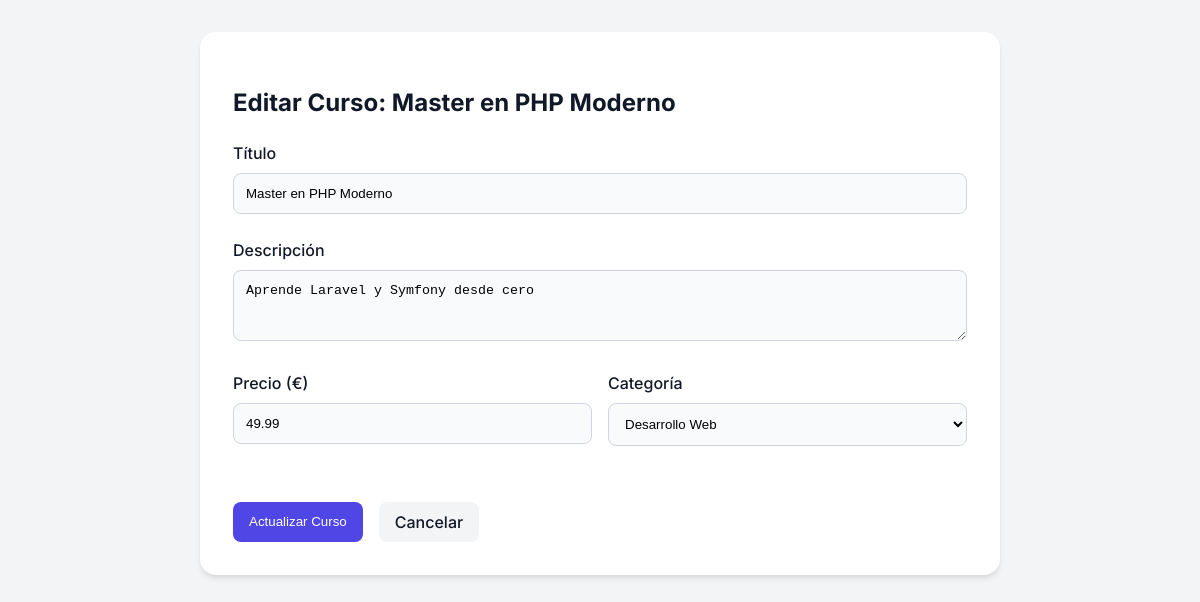
Page /operaciones/editar.php?id=1 (signed in) on the earlier database version.
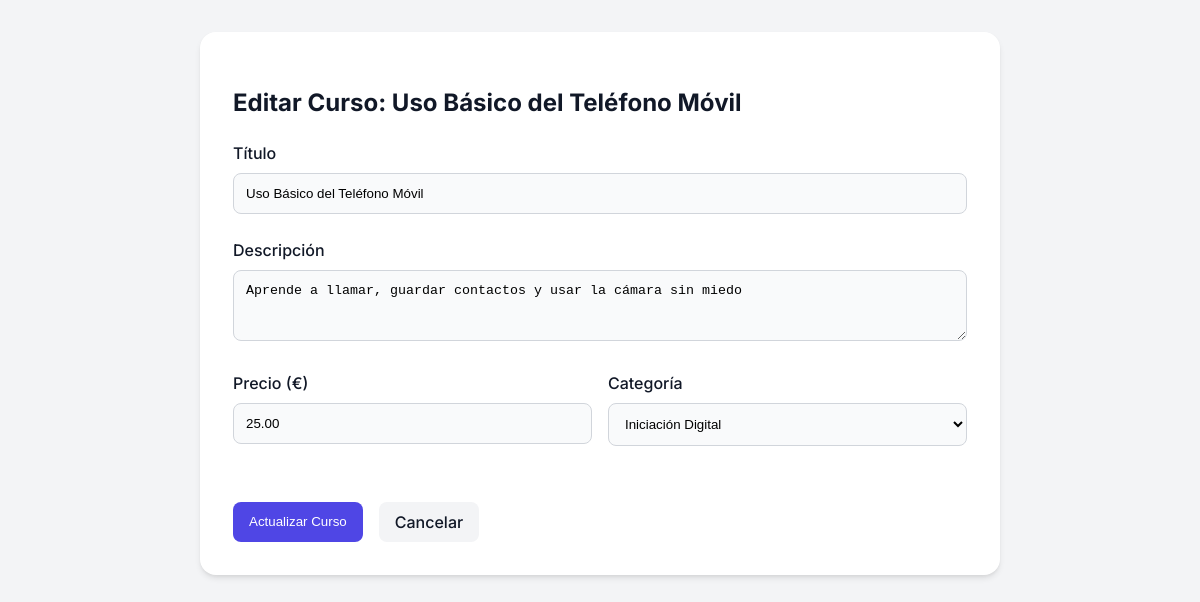
Same page on the later database version.
### tables this page shows
CREATE TABLE IF NOT EXISTS cursos (
    id INT AUTO_INCREMENT PRIMARY KEY,
    titulo VARCHAR(150) NOT NULL,
    descripcion TEXT,
    precio DECIMAL(10, 2) DEFAULT 0.00,
    categoria_id INT,
    creado_por INT,
    fecha_creacion TIMESTAMP DEFAULT CURRENT_TIMESTAMP,
    FOREIGN KEY (categoria_id) REFERENCES categorias(id) ON DELETE SET NULL,
    FOREIGN KEY (creado_por) REFERENCES usuarios(id) ON DELETE SET NULL
);

CREATE TABLE IF NOT EXISTS categorias (
    id INT AUTO_INCREMENT PRIMARY KEY,
    nombre VARCHAR(100) NOT NULL UNIQUE,
    descripcion TEXT
);

### operaciones/editar.php (the view, shortened to what this page needs)
<?php
require_once '../configuracion/conexion.php';
$id = filter_input(INPUT_GET, 'id', FILTER_VALIDATE_INT);
$categorias = $conexion->query("SELECT * FROM categorias ORDER BY nombre ASC")->fetchAll();
$consulta = $conexion->prepare("SELECT * FROM cursos WHERE id = ?");
$consulta->execute([$id]);
$curso = $consulta->fetch();
?>
<!DOCTYPE html>
<html lang="es">
<head>
    <link rel="stylesheet" href="../recursos/estilos/estilos.css">
</head>
<body>
    <div class="contenedor contenedor-medio">
        <div class="tarjeta">
            <h2>Editar Curso:
                <?= htmlspecialchars($curso['titulo']) ?>
            </h2>
            <form method="POST">
                <div class="grupo-formulario">
                    <label class="etiqueta-formulario">Título</label>
                    <input type="text" name="titulo" value="<?= htmlspecialchars($curso['titulo']) ?>"
                        class="control-formulario" required>
                </div>
                <div class="grupo-formulario">
                    <label class="etiqueta-formulario">Descripción</label>
                    <textarea name="descripcion" class="control-formulario"
                        rows="3"><?= htmlspecialchars($curso['descripcion']) ?></textarea>
                </div>
                <div class="grid-2-col">
                    <div class="grupo-formulario">
                        <label class="etiqueta-formulario">Precio (€)</label>
                        <input type="number" step="0.01" name="precio" value="<?= $curso['precio'] ?>"
                            class="control-formulario" required>
                    </div>
                    <div class="grupo-formulario">
                        <label class="etiqueta-formulario">Categoría</label>
                        <select name="id_categoria" class="control-formulario" required>
                            <?php foreach ($categorias as $categoria): ?>
                                <option value="<?= $categoria['id'] ?>" <?= $categoria['id'] == $curso['categoria_id'] ? 'selected' : '' ?>
                                    >
                                    <?= htmlspecialchars($categoria['nombre']) ?>
                                </option>
                            <?php endforeach; ?>
                        </select>
                    </div>
                </div>
                <div class="botones-accion">
                    <button type="submit" class="btn btn-primario">Actualizar Curso</button>
                    <a href="listar.php" class="btn btn-secundario">Cancelar</a>
                </div>
            </form>
        </div>
    </div>
</body>
</html>

Differences in the rows shown:
changed cursos: titulo "Master en PHP Moderno" → "Uso Básico del Teléfono Móvil"; descripcion "Aprende Laravel y Symfony desde cero" → "Aprende a llamar, guardar contactos y usar la cámara sin miedo"; precio "49.99" → "25.00"; id_categoria "Desarrollo Web" → "Iniciación Digital"
